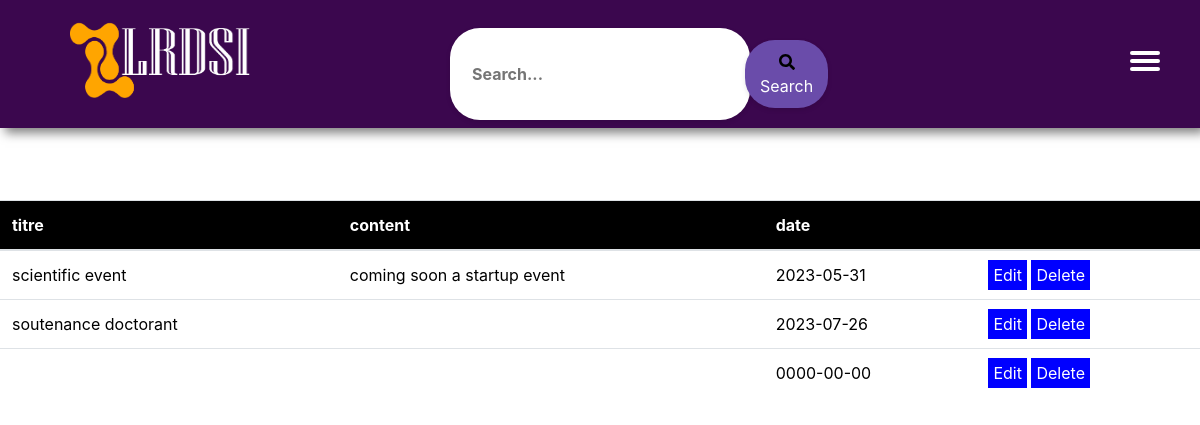
Screenshot of /homepage/news/consult.php (signed in) with the database file from the repository.
### tables this page shows
CREATE TABLE `news` (
  `id` int(11) NOT NULL,
  `title` varchar(500) NOT NULL,
  `content` varchar(1000) NOT NULL,
  `datep` date NOT NULL
);

### homepage/news/consult.php (the view, shortened to what this page needs)
<!DOCTYPE html>
<html lang="en">
<head>
    <link rel="stylesheet" href="https://maxcdn.bootstrapcdn.com/bootstrap/4.0.0/css/bootstrap.min.css">
    <link rel="stylesheet" href="../navbar.css">
    <link rel="stylesheet" href="../searchbar.css">
</head>
<body>
<div class="nav_bar">
    <img src="../LOGO2-S.png" alt="logo" class="logo_image">
           <div class="burger">
            <div></div>
           </div>
            <div class="search-container">
            <input type="text" id="search-input" placeholder="Search...">
            <button type="button" id="search-button"><i class="fas fa-search"></i>Search</button>
            </div>
<div style="margin-top:150px;">
    <table class="table">
        <thead>
            <tr>
                <th>titre</th>
                <th>content</th>
                <th>date</th>
                <th></th>
            </tr>
        </thead>
        <?php
  include("connect.php");
  $query=mysqli_query($conn,"select * from  `news`");
  while($row=mysqli_fetch_array($query)){
    ?>
        <tr>
            <td><?php echo $row['title'];?></td>
            <td><?php echo $row['content'];?></td>
            <td><?php echo $row['datep'];?></td>
            <td>
                <a href="edit.php?id=<?php echo $row['id']; ?>">Edit</a>
                <a href="delete.php?id=<?php echo $row['id']; ?>">Delete</a>
            </td>
        </tr>
        <?php
  }
  ?>
    </table>
</div>
</body>
</html>

### homepage/navbar.css (style rules this page uses)
* { text-decoration: none; list-style: none; margin: 0; padding: 0; color: black; }
.nav_bar { background-color: rgb(59, 7, 78); position: fixed; top: 0; width: 100%; height: 16%; transition: box-shadow 0.15s; z-index: 1; }
.logo_image { width: 200px; margin-top: 18px; margin-left: 70px; height: 80px; width: 180px; }
@media (max-width: 1200px) { .burger { position: absolute; right: 60px; top: 50px; width: 10px; height: 20px; } }
@media (max-width: 1200px) { .burger>div { background-color: white; position: relative; top: 45%; width: 30px; height: 4px; border-radius: 3px; } }
@media (max-width: 1200px) { .burger>div:before, .burger>div:after { content: ''; background-color: white; position: absolute; width: 30px; height: 4px; border-radius: 3px; transition: 0.3s; } }
@media (max-width: 1200px) { .burger>div:before { top: 8px; } }
@media (max-width: 1200px) { .burger>div:after { top: -8px; } }

### homepage/searchbar.css (style rules this page uses)
.search-container { display: flex; align-items: center; max-width: 400px; margin: -70px 450px; background-color: #fff; border-radius: 30px; padding: 12px; box-shadow: 0 2px 5px rgba(0, 0, 0, 0.1); }
#search-input { flex: 1; padding: 10px; font-size: 16px; border: none; outline: none; background-color: transparent; color: #6a4caa; font-weight: bold; }
#search-button { padding: 10px 15px; background-color: #6a4caa; border: none; border-radius: 30px; color: #fff; cursor: pointer; transition: background-color 0.3s; box-shadow: 0 2px 5px rgba(0, 0, 0, 0.1); }

### homepage/news/consult.php (style rules this page uses)
.table th:nth-child(n) { background-color: black; color: #ffffff; }
.table tr:nth-child(n) { color: #000000; }
td a { background-color: blue; color: #ffffff; padding: 5px; }

### rows the page displays
news: title "scientific event", content "coming soon a startup event", datep "2023-05-31"
news: title "soutenance doctorant", datep "2023-07-26"
news: datep "0000-00-00"
